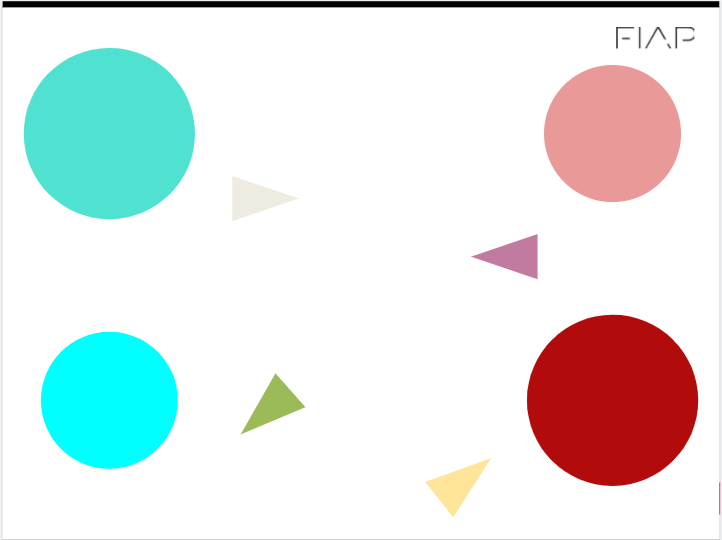
#> input picture CheckpointPython/circulo.PNG, 722 x 540 px, found by its file name
$ jupyter execute checkpoint.ipynb   (shell and % lines are left out)
#> lines starting #> are read from the running program, lines starting #| are printed output that depends on the picture; after the words box and inside, x2 and y2 are one past the last pixel; in counts of white or black regions, pixels touching at a corner belong together
[cell 1]
import cv2
from matplotlib import pyplot as plt
import numpy as np

img = cv2.imread('circulo.png')
#> img is the input picture: shape (540, 722, 3); mean B, G, R 229.2, 230.8, 225.6
img = cv2.cvtColor(img, cv2.COLOR_BGR2RGB)

plt.figure(figsize = (20,20))
plt.imshow(img); plt.show()

[cell 2]
import cv2
from matplotlib import pyplot as plt
import numpy as np
import math

img = cv2.imread('circulo.png')

img_rgb = cv2.cvtColor(img, cv2.COLOR_BGR2RGB)
img_hsv = cv2.cvtColor(img, cv2.COLOR_BGR2HSV)
#> img_hsv: shape (540, 722, 3); mean H, S, V 10.4, 38.2, 244


# Definição dos valores minimo e max da mascara
# o magenta tem h=300 mais ou menos ou 150 para a OpenCV
image_lower_hsv = np.array([0, 150, 0])
image_upper_hsv = np.array([30, 255, 255])

image_lower_hsv2 = np.array([45, 70, 150])
image_upper_hsv2 = np.array([87, 180, 255])


mask_hsv = cv2.inRange(img_hsv, image_lower_hsv, image_upper_hsv)
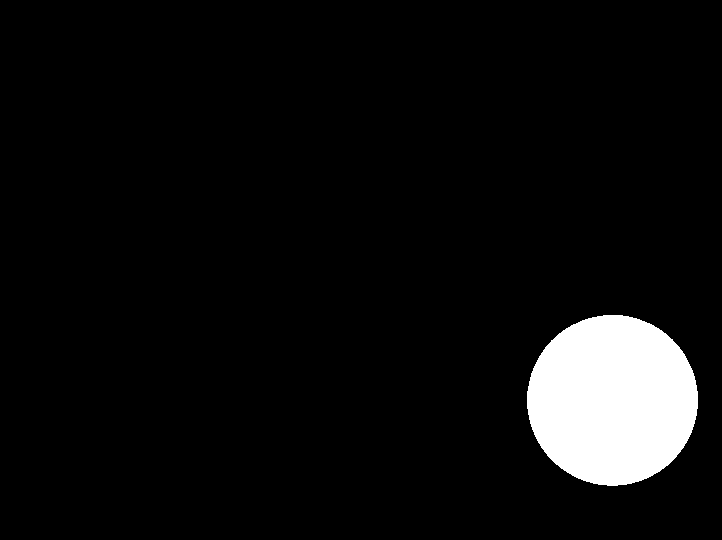
#> mask_hsv: shape (540, 722); 5.9% white; 1 white region, box (x1, y1, x2, y2) and area: (527, 315, 698, 486) 22888
mask_hsv2 = cv2.inRange(img_hsv, image_lower_hsv2, image_upper_hsv2)
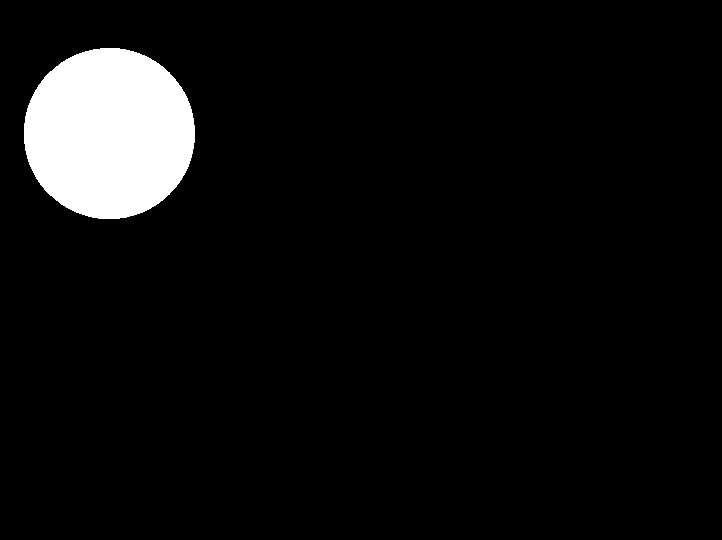
#> mask_hsv2: shape (540, 722); 5.9% white; 1 white region, box (x1, y1, x2, y2) and area: (24, 48, 195, 219) 23036

mask_soma= cv2.bitwise_or (mask_hsv, mask_hsv2)
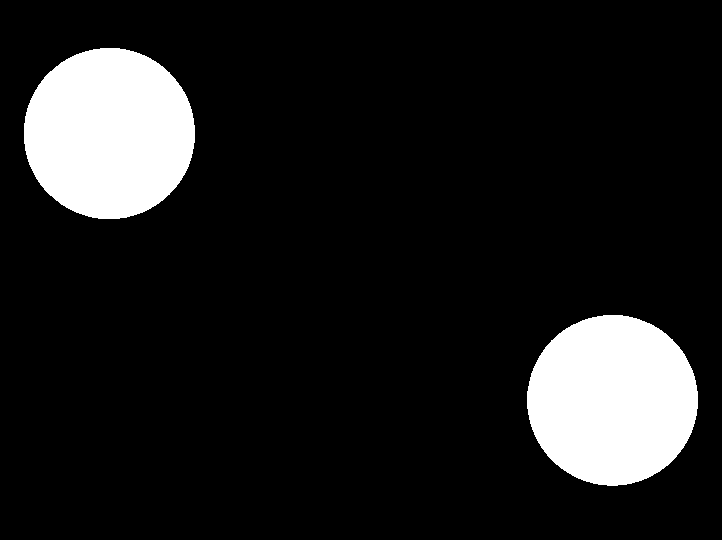
#> mask_soma: shape (540, 722); 11.8% white; 2 white regions


plt.subplot(1, 2, 1)
plt.imshow(img_rgb)
plt.subplot(1, 2, 2)
plt.imshow(mask_soma, cmap="Greys_r", vmin=0, vmax=255)
plt.show()
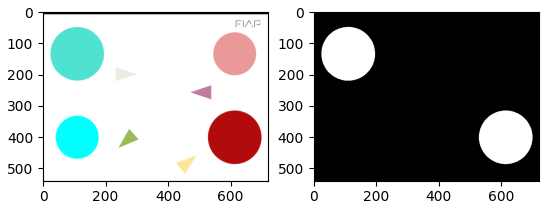
#> figure drawn by matplotlib, 2 panels

[cell 3]
contornos, _ = cv2.findContours(mask_soma, cv2.RETR_TREE, cv2.CHAIN_APPROX_SIMPLE)
#> contornos = 2 contours; box (x1, y1, x2, y2) and area: (24, 48, 195, 219) 22793, (527, 315, 698, 486) 22646

bolas = cv2.cvtColor(mask_soma, cv2.COLOR_GRAY2RGB)
#> bolas: shape (540, 722, 3); 11.8% white; 2 white regions, box (x1, y1, x2, y2) and area: (24, 48, 195, 219) 23036, (527, 315, 698, 486) 22888
contornos_img = bolas.copy()

cv2.drawContours(contornos_img, contornos, -1, [255, 0, 0], 5);

plt.figure(figsize=(8,6))
plt.imshow(contornos_img);

[cell 4]
cnt = contornos[0]
#> cnt = contour of 250 points, box (x1, y1, x2, y2) (527, 315, 698, 486), area 22646

M = cv2.moments(cnt)
#> M = moments, m00 22646, centre m10/m00, m01/m00 = (612, 399.8)
print( M )
#> (printed output is left out)


cnt2 = contornos[1]
#> cnt2 = contour of 246 points, box (x1, y1, x2, y2) (24, 48, 195, 219), area 22793

M2 = cv2.moments(cnt2)
#> M2 = moments, m00 22793, centre m10/m00, m01/m00 = (108.9, 133)
print( M2 )
#> (printed output is left out)

[cell 5]
cx = int(M['m10']/M['m00'])
#> cx = 612
cy = int(M['m01']/M['m00'])
#> cy = 399

print("centro de massa na posição: ",cx, cy)
#| centro de massa na posição:  612 399


cx2 = int(M2['m10']/M['m00'])
#> cx2 = 109
cy2 = int(M2['m01']/M['m00'])
#> cy2 = 133

print("centro de massa na posição: ",cx2, cy2)
#| centro de massa na posição:  109 133

[cell 6]
size = 20
color = (128,128,0)

cv2.line(contornos_img,(cx - size,cy),(cx + size,cy),color,5)
cv2.line(contornos_img,(cx,cy - size),(cx, cy + size),color,5)

cv2.line(contornos_img,(cx2 - size,cy2),(cx2 + size,cy2),color,5)
cv2.line(contornos_img,(cx2,cy2 - size),(cx2, cy2 + size),color,5)


cv2.line(contornos_img,(612,399),(109,133),color,5)


font = cv2.FONT_HERSHEY_SIMPLEX
text = cy , cx
#> text = (399, 612)
text2 = cy2 , cx2
#> text2 = (133, 109)
origem = (0,250)
origem2= (500,400)

cv2.putText(contornos_img, str(text), origem, font,1,(200,50,0),2,cv2.LINE_AA)
cv2.putText(contornos_img, str(text2), origem2, font,1,(200,50,0),2,cv2.LINE_AA)

plt.imshow(contornos_img);

dx = cx - cx2
#> dx = 503
dy = cy - cy2
#> dy = 266

angle = math.atan2(dy,dx)
#> angle = 0.486

angle_degrees = math.degrees(angle)
#> angle_degrees = 27.87
angle_degrees_str = f"{angle_degrees:.2f}"
#> angle_degrees_str = '27.87'

plt.plot(cx, cy, 'ro')
plt.plot(cx2, cy2, 'bo')

angle_length = 2
x_vals = [cx, cx + angle_length * math.cos(angle)]
#> x_vals = [612, 613.8]
y_vals = [cy, cy + angle_length * math.sin(angle)]
#> y_vals = [399, 399.9]
plt.plot(x_vals, y_vals, 'r')


mid_x = (cx + cx2) / 2
#> mid_x = 360.5
mid_y = (cy + cy2) / 2
#> mid_y = 266
plt.text(mid_x, mid_y, f"{angle_degrees:.2f} degrees", fontsize=12)


font = cv2.FONT_HERSHEY_SIMPLEX
textoAngulo = "O angulo e", angle_degrees_str
#> textoAngulo = ('O angulo e', '27.87')
origemAngle = (330,300)
angulo1 = (cx-300,cy+100)
#> angulo1 = (312, 499)

cv2.putText(contornos_img, str(textoAngulo), origemAngle, font,1,(200,50,0),2,cv2.LINE_AA)
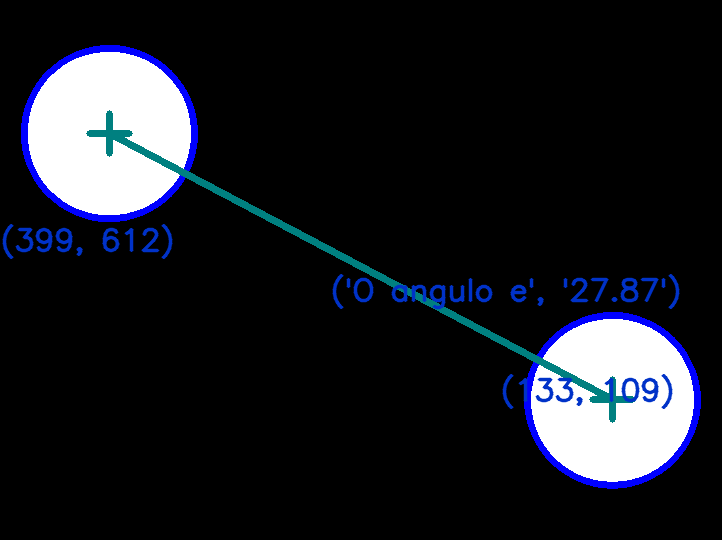
#> contornos_img: shape (540, 722, 3); mean B, G, R 34.1, 27.7, 25.4


plt.show()
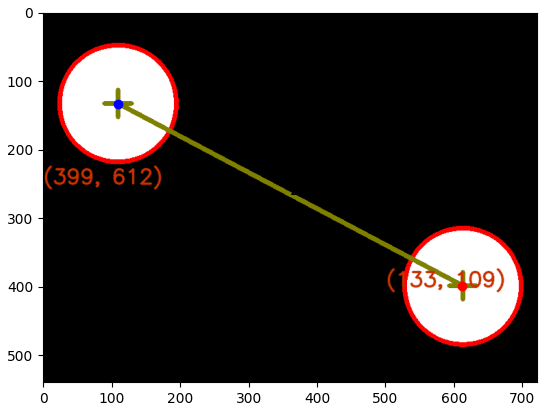
#> figure drawn by matplotlib, 1 panel; B, G, R data is drawn as R, G, B
